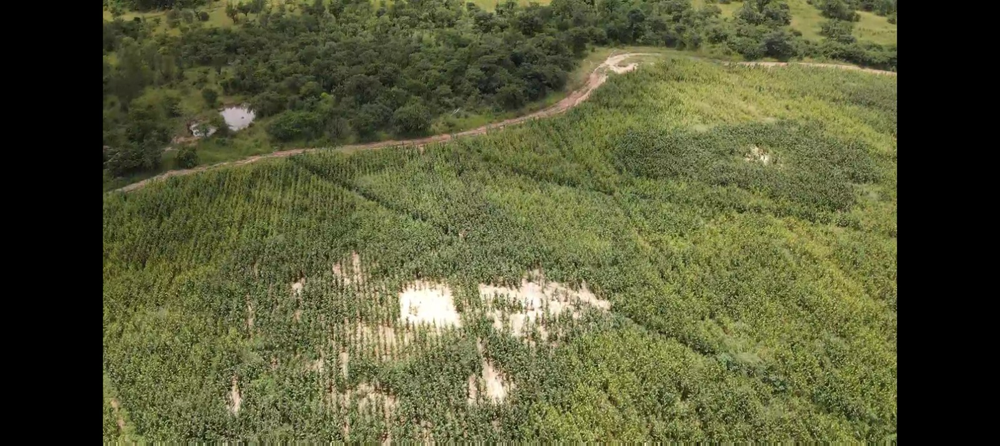
#> input picture images/b.png, 1000 x 446 px, shrunk from 1600 x 714 before the run
$ python veg.py
#> lines starting #> are read from the running program, lines starting #| are printed output that depends on the picture; after the words box and inside, x2 and y2 are one past the last pixel; in counts of white or black regions, pixels touching at a corner belong together
import cv2
import numpy as np
import matplotlib.pyplot as plt

# Load the image
image_path = './images/b.png'  # Update with the correct path
img = cv2.imread(image_path)
#> img is the input picture: shape (446, 1000, 3); mean B, G, R 54.8, 88.7, 86.3
if img is None:
    raise Exception("Image not found. Please check the image path.")

# Convert image from BGR to RGB (for correct display with matplotlib)
img_rgb = cv2.cvtColor(img, cv2.COLOR_BGR2RGB)

# Convert image from BGR to HSV for more effective color segmentation
hsv = cv2.cvtColor(img, cv2.COLOR_BGR2HSV)
#> hsv: shape (446, 1000, 3); mean H, S, V 26.1, 83.2, 89.6

# Define the green color range in HSV (adjust these values if needed)
lower_green = np.array([35, 40, 40])
upper_green = np.array([85, 255, 255])

# Create a mask that identifies "green" areas
mask = cv2.inRange(hsv, lower_green, upper_green)
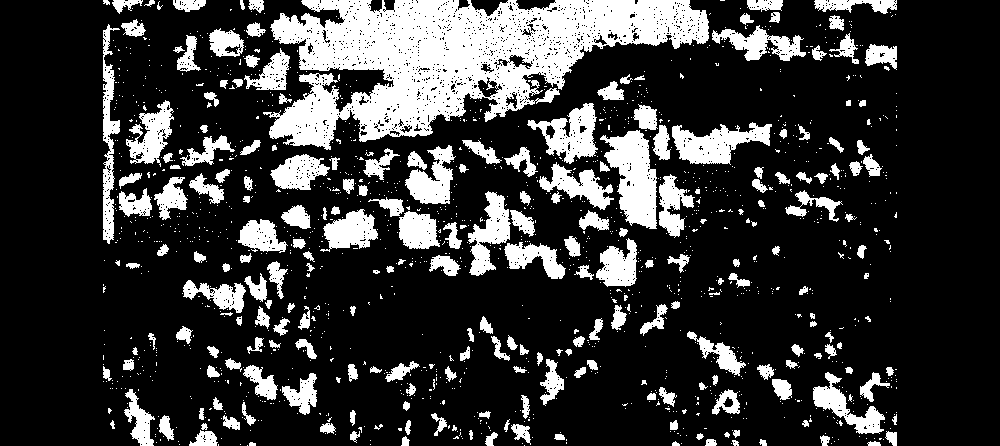
#> mask: shape (446, 1000); 21.6% white; 1432 white regions (1197 under 20 px), largest, box (x1, y1, x2, y2) and area: (263, 0, 709, 150) 34201, (600, 130, 657, 229) 3305, (672, 122, 772, 165) 2295

# Calculate the Excess Green Index (ExG) using the RGB channels.
# Formula: ExG = 2*G - R - B
# Split the RGB channels from the original (or the converted) image
R, G, B = cv2.split(img_rgb)
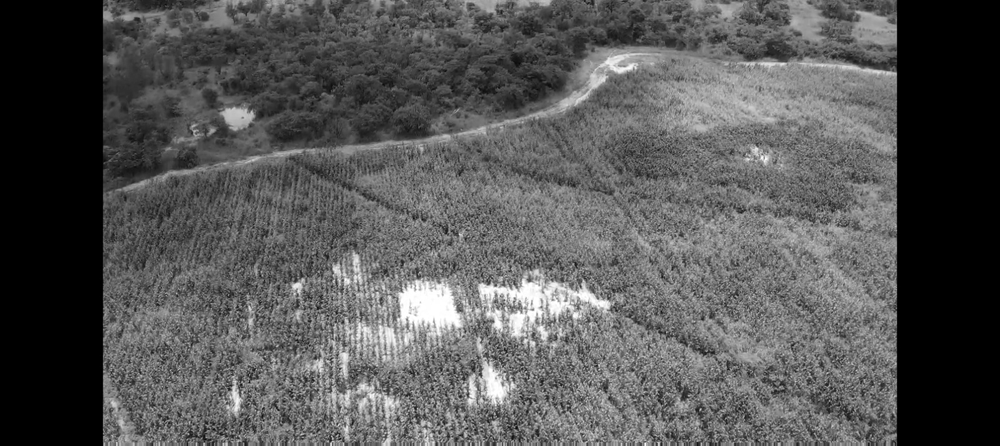
#> R: shape (446, 1000); min 0, max 255, mean 86.3
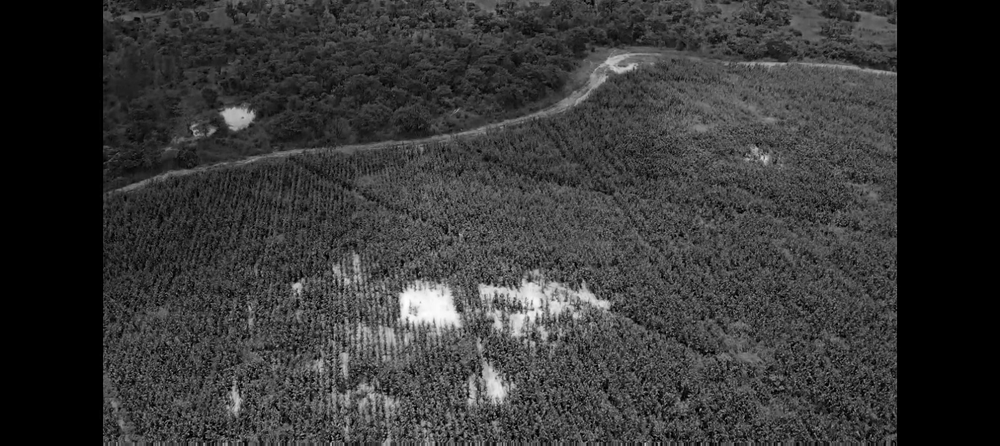
#> B: shape (446, 1000); min 0, max 255, mean 54.8
exg = 2 * G.astype(np.float32) - R.astype(np.float32) - B.astype(np.float32)
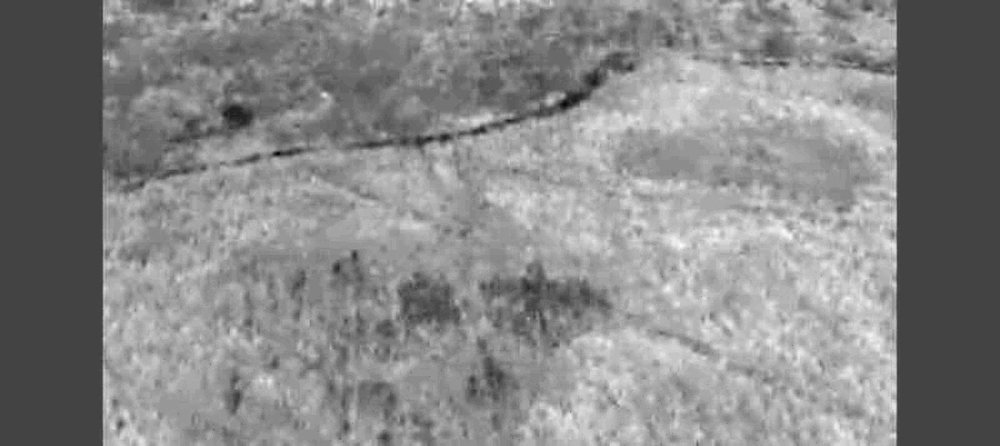
#> exg: shape (446, 1000) float32; min -36, max 100, mean 36.2; drawn with min black and max white

# Optionally, you can mask out the non-green areas from the ExG (to focus on canopy),
# Here we set ExG to a minimal value where mask is zero.
exg_masked = np.where(mask > 0, exg, 0)
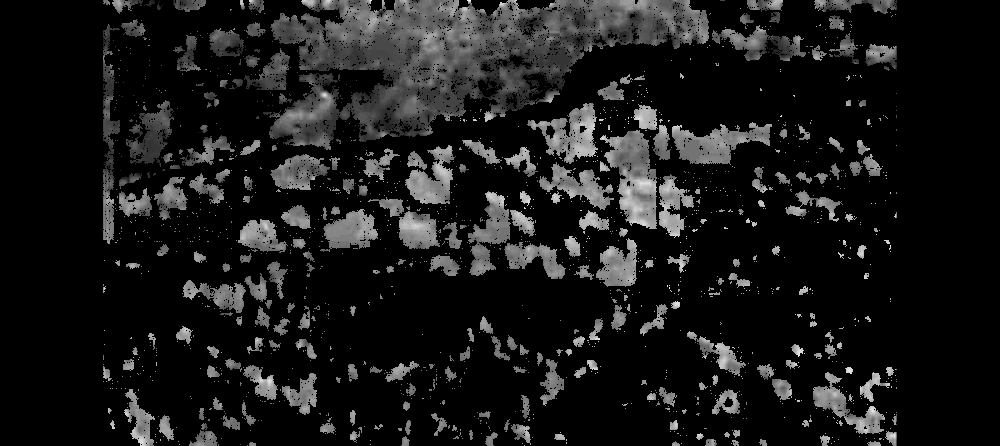
#> exg_masked: shape (446, 1000) float32; min 0, max 97, mean 9.5; drawn with min black and max white

# Normalize ExG values for better visualization (optional)
exg_norm = cv2.normalize(exg_masked, None, alpha=0, beta=255, norm_type=cv2.NORM_MINMAX)
exg_norm = exg_norm.astype(np.uint8)

# Display the heatmap using matplotlib
plt.figure(figsize=(10, 8))
plt.imshow(exg_norm, cmap='YlGn')  # 'YlGn' is a greenish colormap suitable for vegetation
plt.title("Excess Green Index Heatmap")
plt.colorbar(label='Normalized ExG Value')
plt.show()
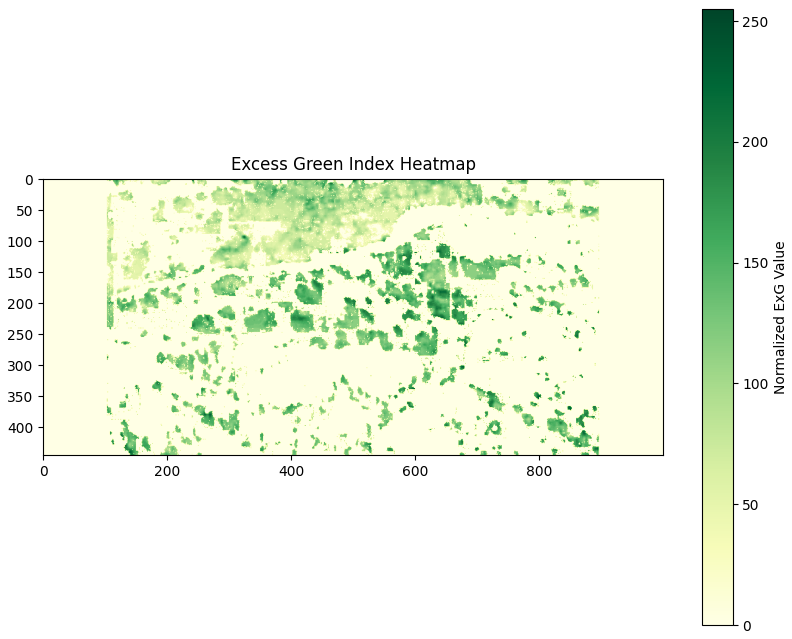
#> figure drawn by matplotlib, 2 panels

# Alternatively, if running in a headless environment, save the heatmap instead:
plt.savefig("exg_heatmap.png")
